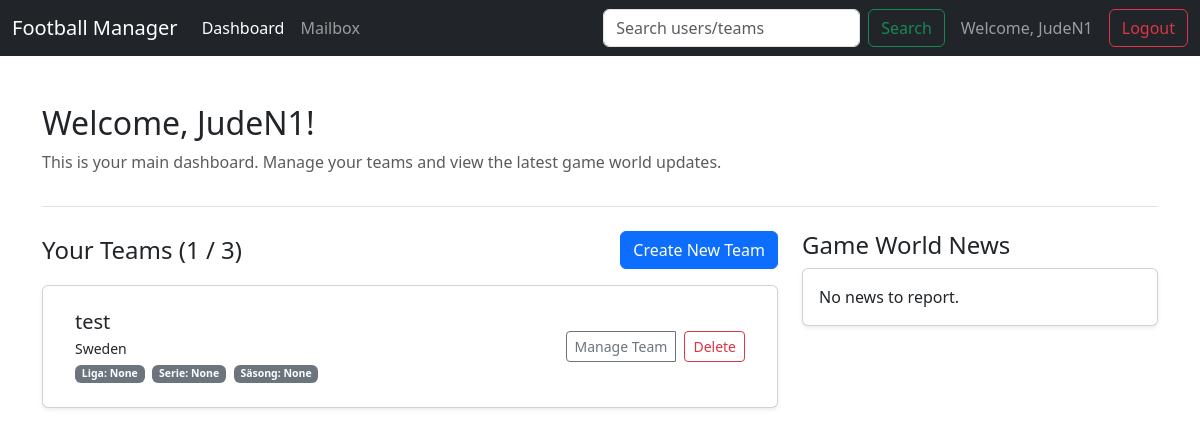
Page /dashboard (signed in) on the earlier database version.
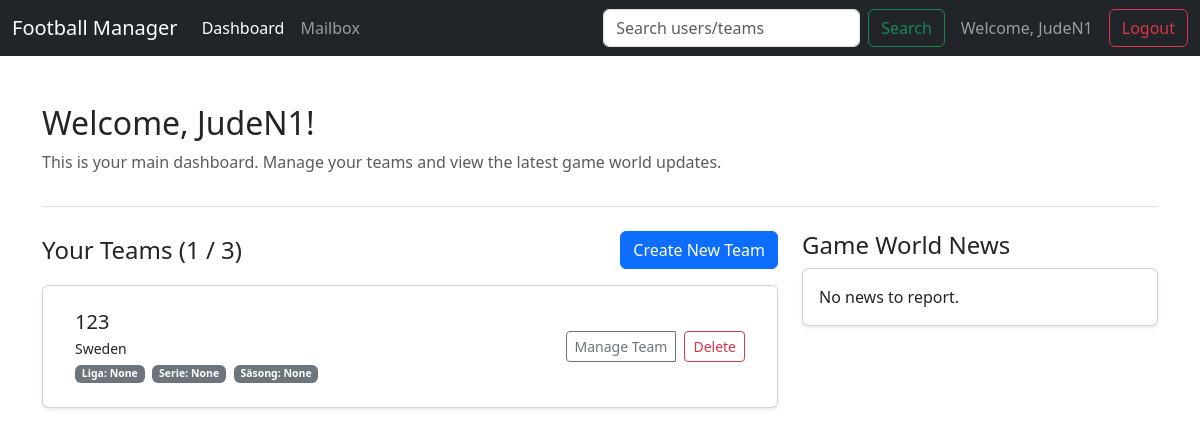
Same page on the later database version.
### app/models.py (models this page shows)
class Team(db.Model):
    id = db.Column(db.Integer, primary_key=True)
    name = db.Column(db.String(100), unique=True, nullable=False)
    country = db.Column(db.String(50), nullable=False)
    user_id = db.Column(db.Integer, db.ForeignKey('user.id'), nullable=False)
    players = db.relationship('Player', backref='team', lazy=True, cascade="all, delete-orphan")
    league = db.Column(db.String(100), nullable=True, default=None)
    division = db.Column(db.String(50), nullable=True, default=None)
    season = db.Column(db.Integer, nullable=True, default=None)

### app/routes_game.py (the view)
@game_bp.route('/dashboard')
def dashboard():
    if 'username' not in session:
        return redirect(url_for('auth_bp.login'))
    user = User.query.filter_by(username=session['username']).first()
    return render_template('dashboard.html', user=user, max_teams=MAX_TEAMS)

### app/__init__.py (called while the page is built)
def create_app():
    app = Flask(__name__)
    app.config['SECRET_KEY'] = 'a_very_secret_key_for_development'
    app.config['SQLALCHEMY_DATABASE_URI'] = 'sqlite:///' + os.path.join(basedir, 'database.db')
    db.init_app(app)
    from .routes_auth import auth_bp
    from .routes_game import game_bp
    app.register_blueprint(auth_bp)
    app.register_blueprint(game_bp)
    @app.context_processor
    def inject_selected_team():
        if 'selected_team_id' in session:
            from .models import Team
            selected_team = Team.query.get(session['selected_team_id'])
            return dict(selected_team=selected_team)
        return dict(selected_team=None)
    def nl2br(value):
        result = value.replace('\n', '<br>\n')
        return Markup(result)
    app.jinja_env.filters['nl2br'] = nl2br
    return app

### app/templates/dashboard.html (shortened to what this page needs)
{% extends "base.html" %}
{% block content %}
<header class="pb-3 mb-4 border-bottom">
    <h1 class="h2">Welcome, {{ user.username }}!</h1>
    <p class="text-muted">This is your main dashboard. Manage your teams and view the latest game world updates.</p>
</header>
<div class="row">
    <div class="col-md-8">
        <div class="d-flex justify-content-between align-items-center mb-3">
            <h2 class="h4 mb-0">Your Teams ({{ user.teams|length }} / {{ max_teams }})</h2>
            {% if user.teams|length < max_teams %}
            <a href="{{ url_for('game_bp.create_team') }}" class="btn btn-primary">
                Create New Team
            </a>
            {% endif %}
        </div>
        <div class="card shadow-sm">
            <div class="card-body">
                {% if user.teams %}
                    <ul class="list-group list-group-flush">
                        {% for team in user.teams %}
                        <li class="list-group-item d-flex justify-content-between align-items-center">
                            <div>
                                <h5 class="mb-1">{{ team.name }}</h5>
                                <small class="d-block">{{ team.country }}</small>
                                <small>
                                    <span class="badge bg-secondary me-1">Liga: {{ team.league or 'None' }}</span>
                                    <span class="badge bg-secondary me-1">Serie: {{ team.division or 'None' }}</span>
                                    <span class="badge bg-secondary">Säsong: {{ team.season or 'None' }}</span>
                                </small>
                            </div>
                            <div class="btn-group" role="group">
                                <a href="{{ url_for('game_bp.team_page', team_id=team.id) }}" class="btn btn-outline-secondary btn-sm">
                                    Manage Team
                                </a>
                                <form method="POST" action="{{ url_for('game_bp.delete_team', team_id=team.id) }}" class="ms-2">
                                    <button type="submit" class="btn btn-outline-danger btn-sm"
                                            onclick="return confirm('Are you sure you want to delete this team? This cannot be undone.');">
                                        Delete
                                    </button>
                                </form>
                            </div>
                        </li>
                        {% endfor %}
                    </ul>
                {% else %}
                    <p class="card-text">You do not have any teams yet. Create one to get started!</p>
                {% endif %}
            </div>
        </div>
    </div>
    <div class="col-md-4">
        <h2 class="h4">Game World News</h2>
        <div class="card shadow-sm">
            <div class="card-body">
                <p class="card-text">No news to report.</p>
            </div>
        </div>
    </div>
</div>
{% endblock %}

Differences in the rows shown:
changed Team "Sweden": name "test" → "123"
